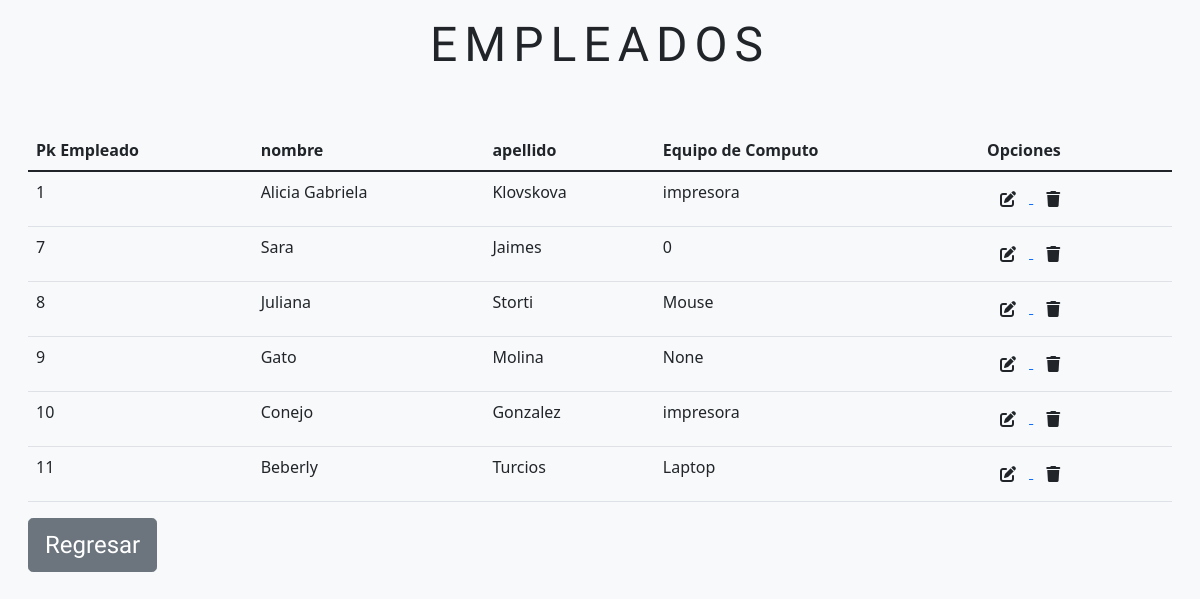
/table/, run on an earlier commit of the app's database.
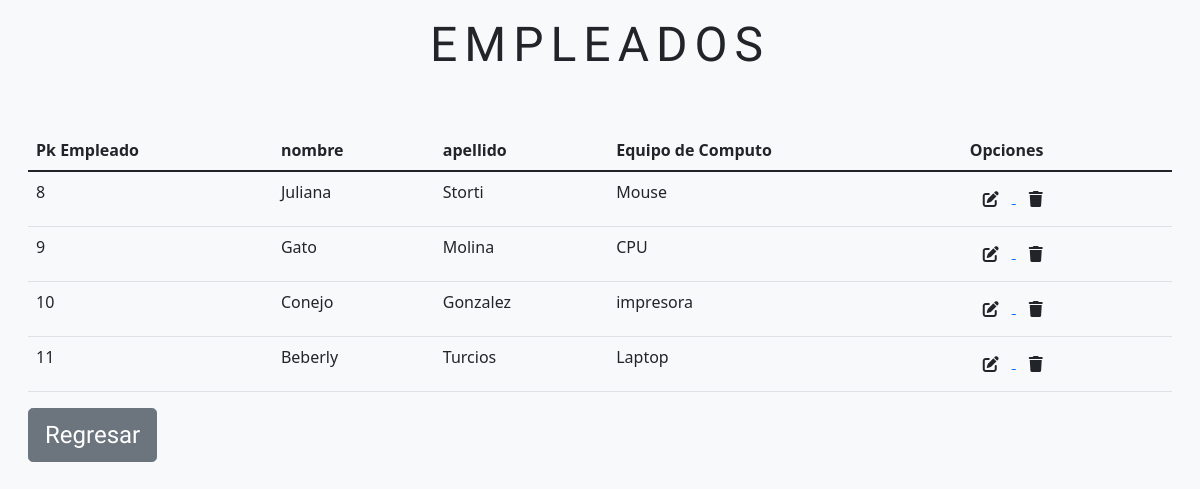
And on a later commit of the database.
### apps/Formulario/models.py (models this page shows)
class tabla(models.Model):
    pk_tabla = models.AutoField(primary_key=True, null=False, blank=False)
    nombre = models.CharField(max_length=20, null=False, blank=False)
    apellido = models.CharField(max_length=20, null=False, blank=False)
    computo = models.CharField(max_length=20, null=False, blank=False)

### apps/Formulario/views.py (the view)
# urls.py: path('table/', table, name='table'),
def table(request):
    allEmpleado = tabla.objects.all()
    print(allEmpleado)
    return render(request, 'table.html', {'table':allEmpleado})

### templates/table.html (shortened to what this page needs)
<!DOCTYPE html>
<html lang="en">
<head>
    <link rel="stylesheet" type="text/css" href="static/css/css.css">
    <link href="https://cdn.jsdelivr.net/npm/bootstrap@5.1.1/dist/css/bootstrap.min.css" rel="stylesheet">
</head>
<body class="p-3 mb-2 bg-light text-dark">
<div class="container-fluid ">
<h1 align="center"><font face="Special Elite" size="30" class="text-dark">Empleados</font></h1>
    <br>
    <br>
  <table class="table">
      {%if table%}
  <thead>
    <tr>
        <th scope="col">Pk Empleado</th>
      <th scope="col">nombre</th>
      <th scope="col">apellido</th>
        <th scope="col">Equipo de Computo</th>
        <th scope="col">Opciones</th>
    </tr>
  </thead>
  <tbody>
    <tr>
        {%for arraydemployee in table%}
        <td>{{arraydemployee.pk_tabla}}</td>
        <td>{{arraydemployee.nombre}}</td>
        <td>{{arraydemployee.apellido}}</td>
        <td>{{arraydemployee.computo}}</td>
        <td>
            <a href="{% url 'Formulario:updateEmpleado' arraydemployee.pk_tabla  %}">
                <button type="button" class="btn btn primary"><i class="fas fa-edit"></i></button>
            </a>
            <a>
                <button type="button" class="btn btn primary" data-bs-toggle="modal" data-bs-target="#exampleModal{{arraydemployee.pk_tabla}}">
                    <i class="fas fa-trash"></i>
                </button>
            </a>
        </td>
    </tr>
    {%endfor%}
    {%else%}
    <br><h1>Nothing</h1><br/>
    {%endif%}
</div>
<a href="{%url 'Formulario:index'%}"><button align="center" class="btn btn-secondary btn-lg btn-block"><font face="Special Elite" size="5" class="">Regresar</font></button></a>
</body>
</html>

### static/css/css.css (style rules this page uses)
html { font-family: 'Montserrat', Arial, sans-serif; -ms-text-size-adjust: 100%; -webkit-text-size-adjust: 100%; }
body { background: #F2F3EB; }
button { overflow: visible; }
button, select { text-transform: none; }
button, input, select, textarea { color: #5A5A5A; font: inherit; margin: 0; }
h1 { color: #474544; font-size: 32px; font-weight: 700; letter-spacing: 7px; text-align: center; text-transform: uppercase; }

What changed in the data, as far as the page shows it:
removed tabla: pk_tabla "1", nombre "Alicia Gabriela", apellido "Klovskova", computo "impresora"
removed tabla: pk_tabla "7", nombre "Sara", apellido "Jaimes", computo "0"
changed tabla "Gato": computo "None" → "CPU"
